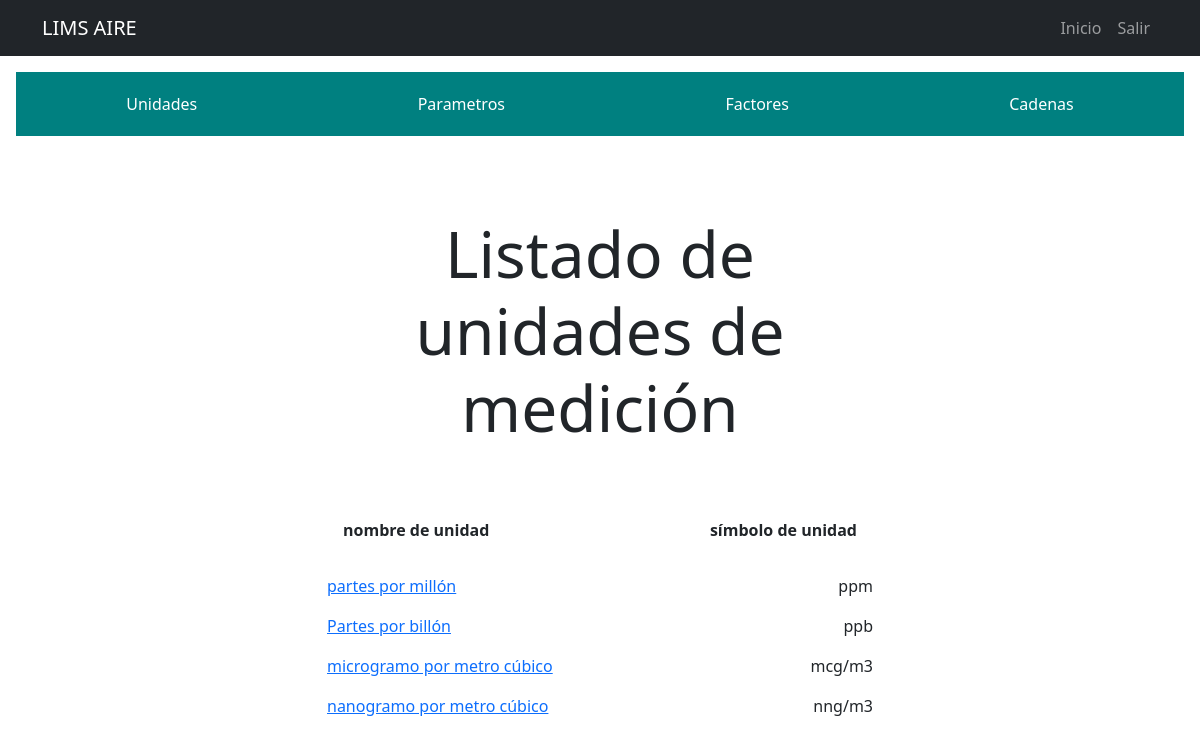
Screenshot of /listar_unidades/ (signed in) with the database file from the repository.
### LimsAire/models.py (models this page shows, shortened)
class UnidadDeMedicion(models.Model):
    nombre = models.CharField(max_length=45)
    simbolo = models.CharField(max_length=45)
    fechacreacion = models.DateTimeField(auto_now_add=True)
    user = models.ForeignKey(User, on_delete=models.CASCADE)

### LimsAire/views.py (the view)
# urls.py: path('listar_unidades/', views.listar_unidades, name='listar_unidades'),
@login_required
def listar_unidades(request):
    lista_unidades = UnidadDeMedicion.objects.filter(user=request.user)
    return render(request, 'listar_unidades.html', {'lista_unidades': lista_unidades})

### LimsAire/templates/listar_unidades.html
{% extends 'base.html' %}
{% block content %}
<main class="container">
    <div class="row">
        <div class="col-md-6 offset-md-3">
            <h1 class="text-center display-3 py-5">Listado de unidades de medición</h1>
            <header class="d-flex  justify-content-between">
                <p><b>nombre de unidad</b></p>
                <p><b>símbolo de unidad</b></p>
            </header>
            <ul class="list-group">
                {% for unidad in lista_unidades %}
                    <div class="d-flex justify-content-between">
                        <p><a href="{% url 'unidad_detail' unidad.id %}">{{unidad.nombre}}</a></p>
                        <p>{{unidad.simbolo}}</p>
                    </div>
                {% endfor %}
            </ul>
        </div>
    </div>
</main>
{% endblock %}

### LimsAire/static/style/style.css (style rules this page uses)
* { box-sizing: border-box; }
body { margin:0; padding:0; font-family:sans-serif; }
nav, main, header, footer { padding: 16px; text-align: center; }

### rows the page displays
UnidadDeMedicion: nombre "partes por millón", simbolo "ppm"
UnidadDeMedicion: nombre "Partes por billón", simbolo "ppb"
UnidadDeMedicion: nombre "microgramo por metro cúbico", simbolo "mcg/m3"
UnidadDeMedicion: nombre "nanogramo por metro cúbico", simbolo "nng/m3"
